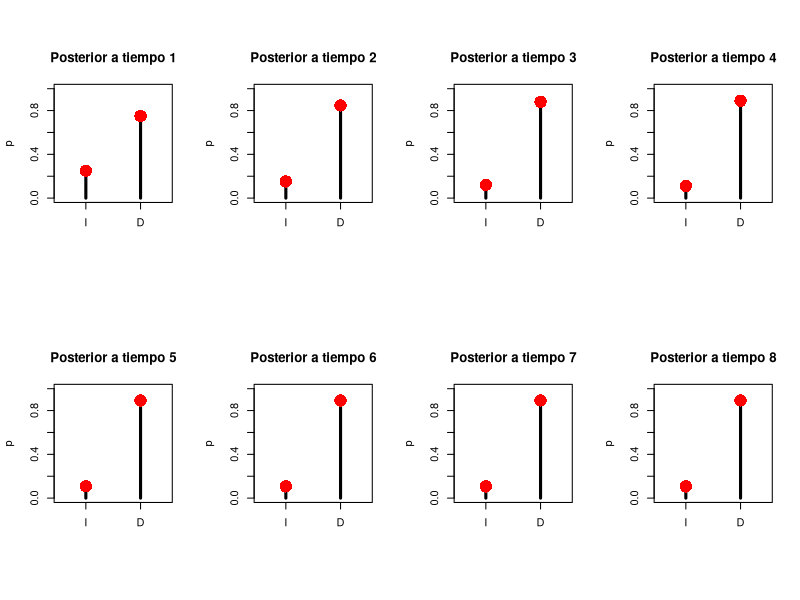

This chart was generated by the following R code:
# Hidden Markov Models

# Inferencia bayesiana recursiva para el caso en el que el estado del mundo es 
# dinámico y discreto (en particular, binario). 

# En este ejemplo se el sujeto trata de determinar si un animal, que ve a lo 
# lejos, se está moviendo a izquierda (I) o a derecha (D).

# A priori, la probabilidad de que se esté moviendo en cada dirección es la 
# misma: p(I) = p(D) = 0.5

# Se supone que la percepción visual tiene ruido: hay un 20% de probabilidades
# de observar la dirección contraria a la que el animal realmente se está 
# moviendo.

# Dinámica: en promedio, la dirección cambia cada 5 pasos temporales.

# Aprovechamos la representación matricial para llevar a cabo la recursión
# de una manera sencilla.

# Consideramos la cantidad de pasos temporales:

N = 8

# Definimos la matriz que representa la dinamica del sistema
M = matrix(c(0.8, 0.2, 0.2, 0.8), nrow = 2, ncol = 2)

# Generamos las observaciones del individuo: 0 representa a la izquierda 
# y 1 a la derecha.
obs = rep(NaN, N)
obs[1] = rbinom(1, 1, 0.5)
for (i in 2:N){
  if (obs[i-1] == 0){
    obs[i] = rbinom(1, 1, 0.2)
  }
  else{
    obs[i] = rbinom(1, 1, 0.8)
  }
}
observations = ifelse(obs == 1, 'D', 'I')
print(observations)
# obs = c(0,0,0,1,1,1)

# Definimos la matriz de Likelihood
noise = 0.25
L = matrix(c(1-noise, noise, noise, 1-noise), nrow = 2, ncol = 2)

# Inicializamos el vector de probabilidades a priori (que podemos considerar 
# probabilidades posterior del tiempo 0)

p_post = c(0.5, 0.5)

# Iteramos para cada paso temporal:
par(pty="s", mfrow=c(2,4))
for (t in 1:N){
  
  # Se aplica la dinámica para tener la probabilidad prior a tiempo t
  p_before = M %*% p_post
  
  # Aplicamos la Regla de Bayes para calcular la probabilidad posterior a tiempo t
  p_post = p_before * L[,obs[t]+1] / sum(p_before * L[,obs[t]+1]) 
  
  x = c(0,1)
  y = p_post
  
  title = paste('Posterior a tiempo', t)
  plot(x, y, type='h', xlim=c(-0.5, 1.5), ylim=c(0,1), lwd=3, xaxt='n', main=title, xlab='', ylab='p', )
  axis(1, at=c(0,1), labels=c('I', 'D'))
  points(x,y,pch=16,cex=2.5,col="red")
  
  print('prior:')
  print(p_before)
  print('posterior:')
  print(p_post)
  print('.')
  print('.')
}
